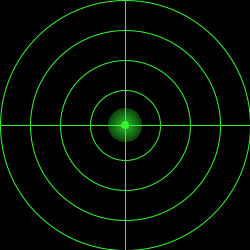
Frame 1 (no input)
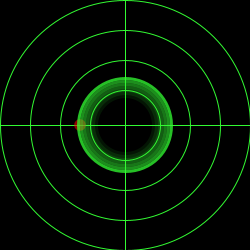
Frame 60 (the mouse pressed at the canvas centre just before this capture)
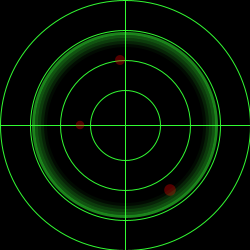
Frame 120 (the mouse held since frame 60 and released just before this capture)

The Processing sketch that drew these frames (run headless with seeded random() and noise(); from frame 60 on, the mouse is pressed at the canvas centre):

// Processing sketch: processing_18324
// ── processing_18324.pde

float s =5 ;
float s2 =12;
float s3 = 12;
float s4 = 12;
float trans = 255;
float fps = 500;
float x = 80;
float x2 = 120;
float x3 = 170;


void setup() {
  size(250,250);
  smooth();
  background(0);
  frameRate(fps);
}

void draw() {
  noFill();
  background(0);
  stroke(50,250,50);
  strokeWeight(1);
  line(0,125,250,125);
  line(125,250,125,0);
  ellipse(width/2,height/2,70,70);
  ellipse(width/2,height/2,130,130);
  ellipse(width/2,height/2,190,190);
  ellipse(width/2,height/2,250,250);
  if(s>x){
    fill(250,0,0,trans-50);
    noStroke();
    ellipse(x,height/2,s2,s2);
     s2-=0.05;
  }
  if(s>x2){
    ellipse(x2,60,s3,s3);
    s3-=0.05;
  }
  if(s>x3){
    ellipse(x3,190,s4,s4);
    s4-=0.05; 
  }
  noFill();
  strokeWeight(3);
  stroke(50,250,50,trans);
  ellipse(width/2,height/2,s,s);
  stroke(50,250,50,trans-50);
  ellipse(width/2,height/2,s-6,s-6);
  stroke(50,250,50,trans-75);
  ellipse(width/2,height/2,s-12,s-12);
  stroke(50,250,50,trans-100);
  ellipse(width/2,height/2,s-18,s-18);
  stroke(50,250,50,trans-125);
  ellipse(width/2,height/2,s-24,s-24);
  stroke(50,250,50,trans-150);
  ellipse(width/2,height/2,s-30,s-30);
  stroke(50,250,50,trans-175);
  ellipse(width/2,height/2,s-36,s-36);
  s+=1.5;
  trans-=1;

  if (s>250) {
    s = 5;
    s2 =12;
    s3 =12;
    s4 =12;
    trans = 255;
  }
}
